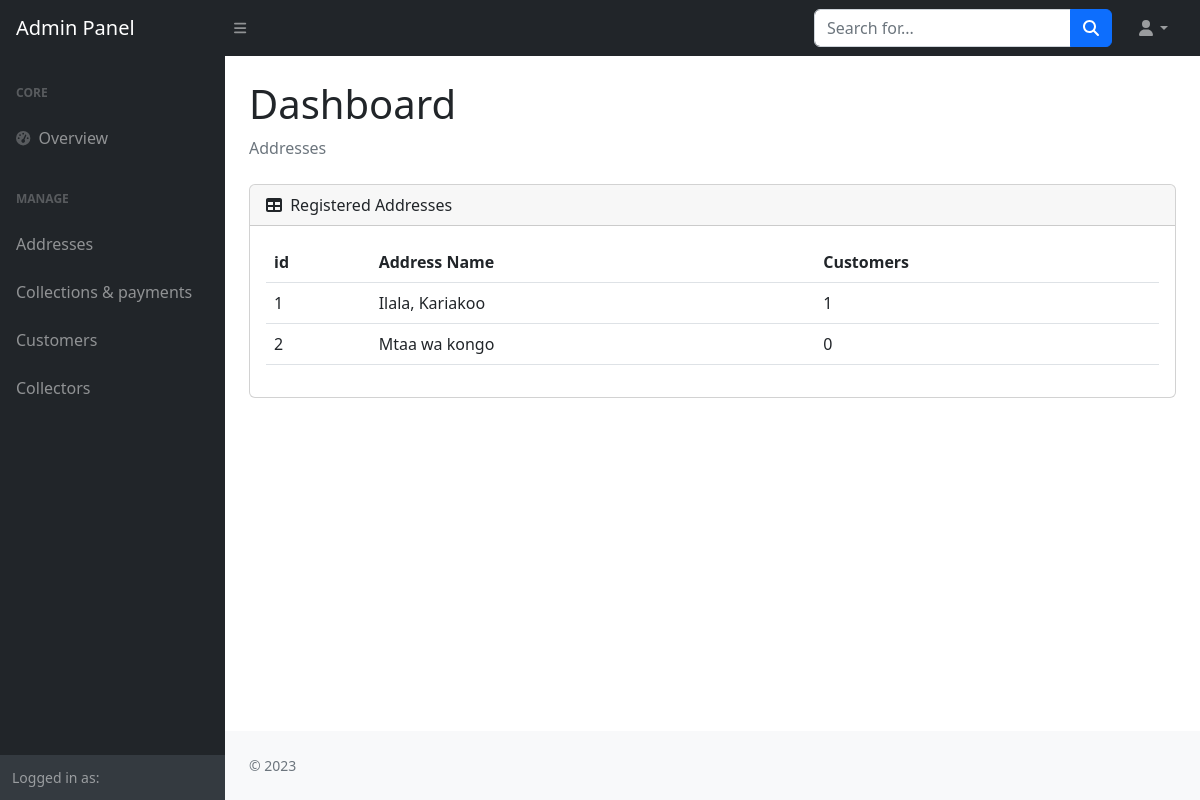
/addresses/, run on an earlier commit of the app's database.
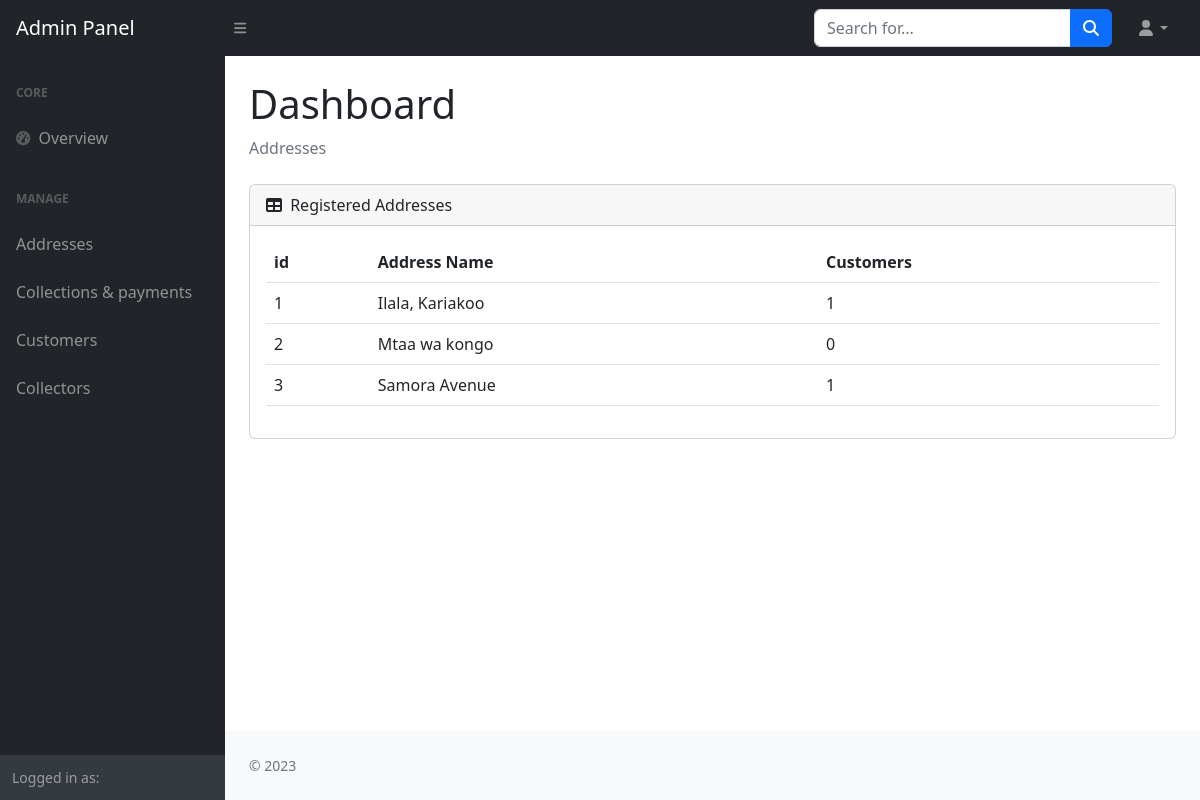
And on a later commit of the database.
### wms_app/models.py (models this page shows, shortened)
class Area(models.Model):
    name = models.CharField(max_length=100)

### wms_app/views.py (the view)
# urls.py: path('addresses/', address_view, name='addresses'),
def address_view(request):
    areas = Area.objects.all()
    area_data = []
    for area in areas:
        customers_count = Customer.objects.filter(address=area.id).count()
        area_data.append({'area': area, 'customer_count': customers_count})
    return render(request, 'dashboard/address.html', {'area_data': area_data})

### templates/dashboard/address.html (shortened to what this page needs)
{% extends 'dashboard/base.html' %}
{% load static %}
{% block body %}
<body class="sb-nav-fixed">
    <nav class="sb-topnav navbar navbar-expand navbar-dark bg-dark">
        <a class="navbar-brand ps-3" href="index.html">Admin Panel</a>
        <button class="btn btn-link btn-sm order-1 order-lg-0 me-4 me-lg-0" id="sidebarToggle" href="#!"><i class="fas fa-bars"></i></button>
        <form class="d-none d-md-inline-block form-inline ms-auto me-0 me-md-3 my-2 my-md-0">
            <div class="input-group">
                <input class="form-control" type="text" placeholder="Search for..." aria-label="Search for..." aria-describedby="btnNavbarSearch" />
                <button class="btn btn-primary" id="btnNavbarSearch" type="button"><i class="fas fa-search"></i></button>
            </div>
        </form>
        <ul class="navbar-nav ms-auto ms-md-0 me-3 me-lg-4">
            <li class="nav-item dropdown">
                <a class="nav-link dropdown-toggle" id="navbarDropdown" href="#" role="button" data-bs-toggle="dropdown" aria-expanded="false"><i class="fas fa-user fa-fw"></i></a>
            </li>
        </ul>
    </nav>
    <div id="layoutSidenav">
        {% include "dashboard/admin_side_panel.html" %}
        <div id="layoutSidenav_content">
            <main>
                <div class="container-fluid px-4">
                    <h1 class="mt-4">Dashboard</h1>
                    <ol class="breadcrumb mb-4">
                        <li class="breadcrumb-item active">Addresses</li>
                    </ol>
                    <div class="card mb-4">
                        <div class="card-header">
                            <i class="fas fa-table me-1"></i>
                            Registered Addresses
                        </div>
                        <div class="card-body">
                            <table id="" class='table'>
                                <thead>
                                    <tr>
                                        <th>id</th>
                                        <th>Address Name</th>
                                        <th>Customers</th>
                                    </tr>
                                </thead>
                                <tbody>
                                    {% for data in area_data %}
                                        <tr>
                                        <td>{{ data.area.id }}</td>
                                        <td>{{ data.area.name }}</td>
                                        <td>{{ data.customer_count }}</td>
                                        </tr>
                                    {% endfor %}
                                </tbody>
                            </table>
                        </div>
                    </div>
                </div>
            </main>
            <footer class="py-4 bg-light mt-auto">
                <div class="container-fluid px-4">
                    <div class="d-flex align-items-center justify-content-between small">
                        <div class="text-muted">&copy; 2023</div>
                    </div>
                </div>
            </footer>
        </div>
    </div>
</body>
{% endblock body %}

What changed in the data, as far as the page shows it:
added Area: area.id "3", area.name "Samora Avenue", customer_count "1"
